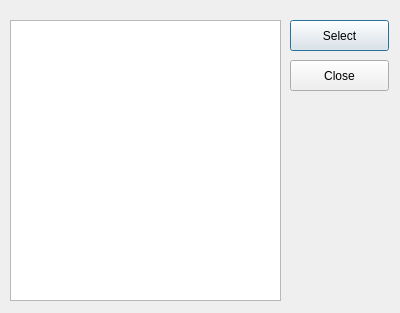
<?xml version="1.0" encoding="UTF-8"?>
<ui version="4.0">
 <class>SelectDevice</class>
 <widget class="QDialog" name="SelectDevice">
  <property name="geometry">
   <rect>
    <x>0</x>
    <y>0</y>
    <width>400</width>
    <height>313</height>
   </rect>
  </property>
  <property name="windowTitle">
   <string>Dialog</string>
  </property>
  <widget class="QPushButton" name="pbSelect">
   <property name="geometry">
    <rect>
     <x>290</x>
     <y>20</y>
     <width>99</width>
     <height>31</height>
    </rect>
   </property>
   <property name="text">
    <string>Select</string>
   </property>
  </widget>
  <widget class="QPushButton" name="pbClose">
   <property name="geometry">
    <rect>
     <x>290</x>
     <y>60</y>
     <width>99</width>
     <height>31</height>
    </rect>
   </property>
   <property name="text">
    <string>Close</string>
   </property>
  </widget>
  <widget class="QListWidget" name="listWidget">
   <property name="geometry">
    <rect>
     <x>10</x>
     <y>20</y>
     <width>271</width>
     <height>281</height>
    </rect>
   </property>
  </widget>
 </widget>
 <resources/>
 <connections/>
</ui>
